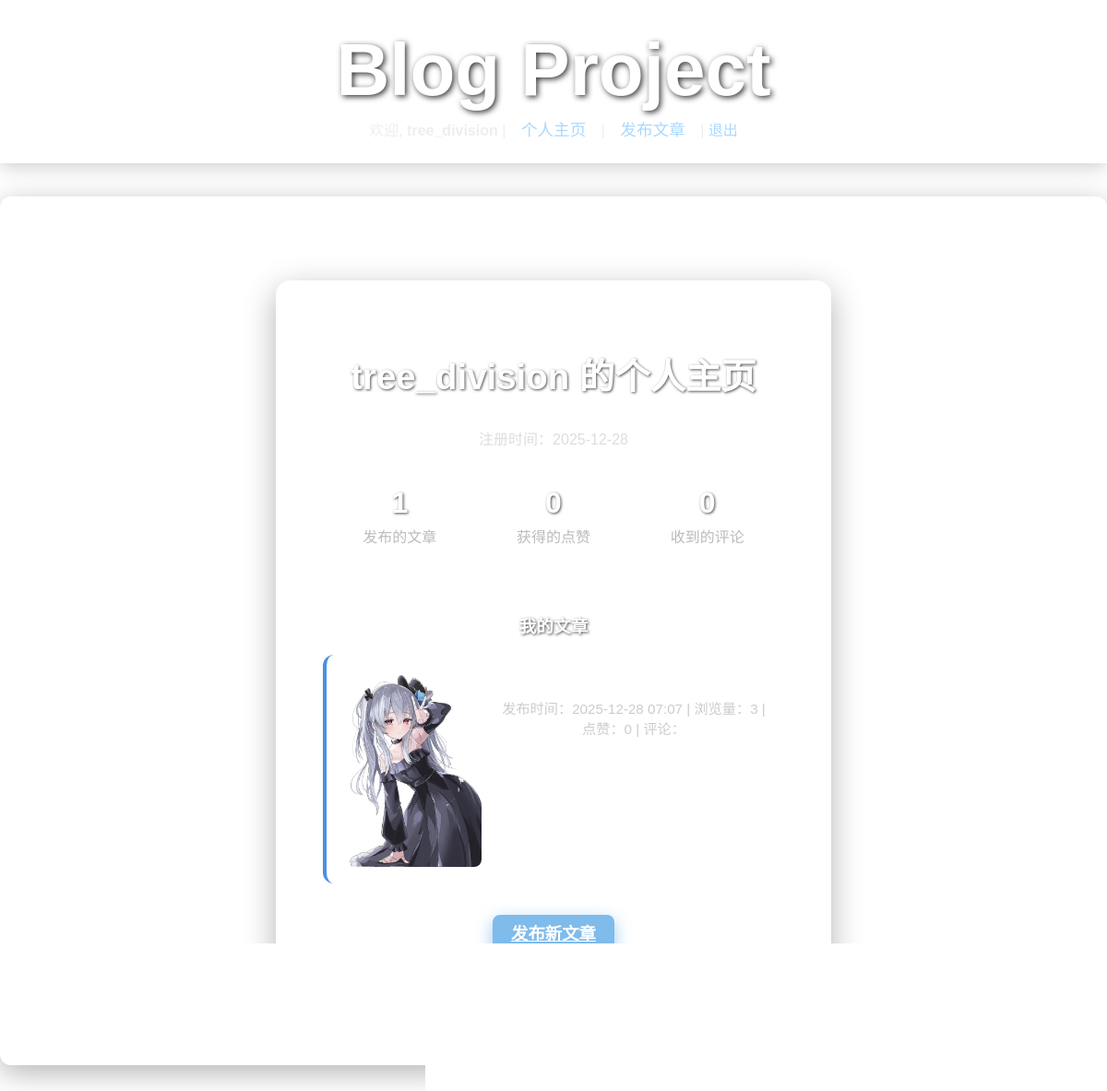
Page /profile/tree_division/ (signed in) on the earlier database version.
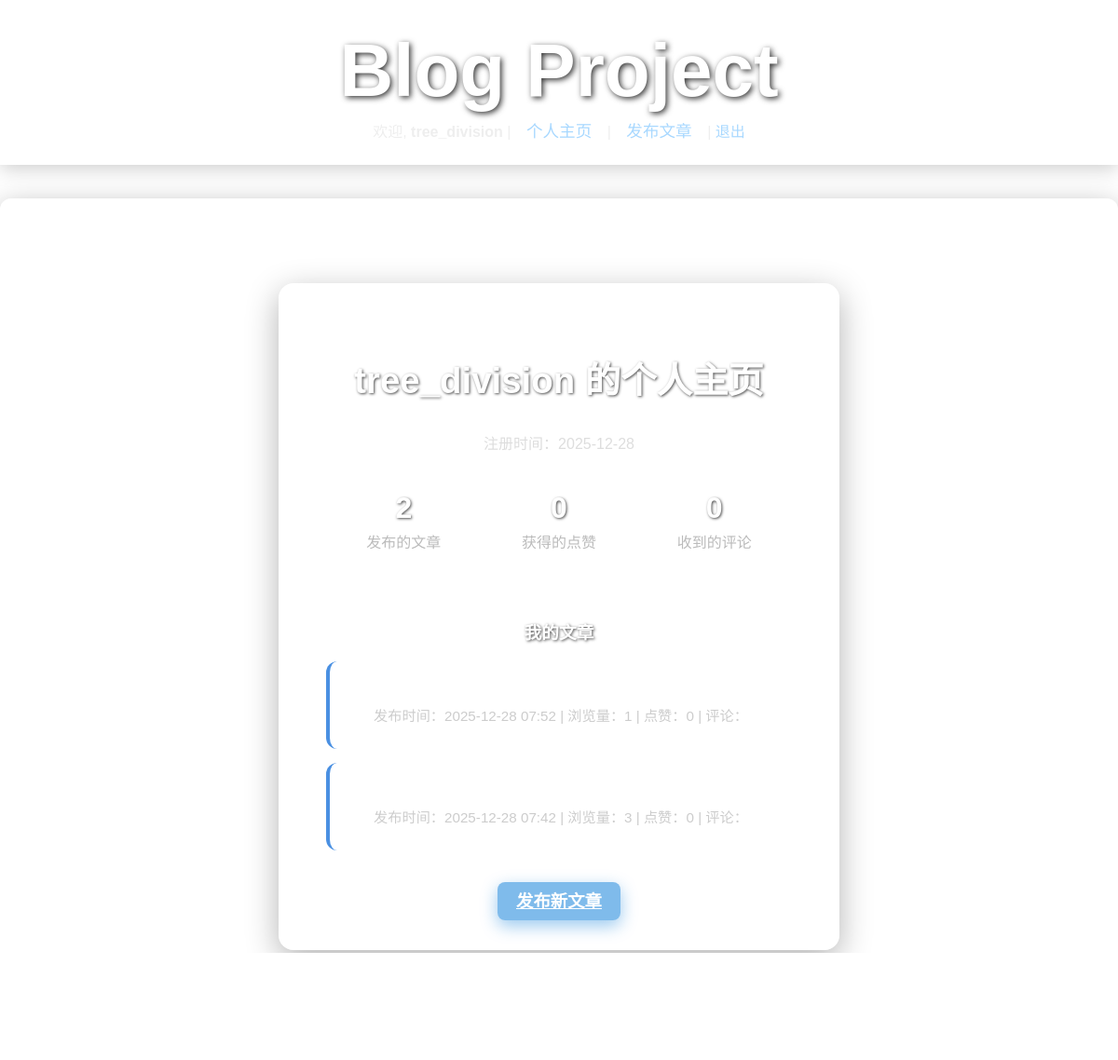
Same page on the later database version.
### blog/models.py (models this page shows, shortened)
class BlogPost(models.Model):
    title = models.CharField(max_length=200)
    text = models.TextField()
    date_added = models.DateTimeField(auto_now_add=True)
    owner = models.ForeignKey(User, on_delete=models.CASCADE)
    cover_image = models.ImageField(upload_to='covers/', blank=True, null=True)
    views = models.PositiveIntegerField(default=0)
    tags = models.CharField(max_length=200, blank=True)
    likes = models.ManyToManyField(User, related_name='blogpost_likes', blank=True)
    class Meta:
        ordering = ['-date_added']

### blog/views.py (the view)
# urls.py: path('profile/<str:username>/', views.profile, name='profile'),
@login_required
def profile(request, username):
    user = get_object_or_404(User, username=username)
    posts = user.blogpost_set.all()  # 这应该使用 owner 而不是 blogpost_set
    total_posts = posts.count()
    total_likes = sum(post.likes.count() for post in posts)
    total_comments = sum(post.post_comments.count() for post in posts)
    total_views = sum(post.views for post in posts)
    return render(request, 'blog/profile.html', {
        'profile_user': user,
        'posts': posts,
        'total_posts': total_posts,
        'total_likes': total_likes,
        'total_comments': total_comments,
        'total_views': total_views,  # 添加浏览量
    })

### templates/blog/profile.html (shortened to what this page needs)
{% extends "base.html" %}
{% load static %}
{% block content %}
<div class="page-card">
    <h2>{{ profile_user.username }} 的个人主页</h2>
    <div style="text-align: center; margin-bottom: 30px; color: #ddd;">
        <p>注册时间：{{ profile_user.date_joined|date:"Y-m-d" }}</p>
    </div>
    <div style="display: flex; justify-content: space-around; margin: 30px 0; flex-wrap: wrap;">
        <div style="text-align: center; min-width: 120px; margin: 10px;">
            <h3 style="margin: 0; font-size: 2em; color: #fff;">{{ total_posts }}</h3>
            <p style="margin: 5px 0 0; color: #bbb;">发布的文章</p>
        </div>
        <div style="text-align: center; min-width: 120px; margin: 10px;">
            <h3 style="margin: 0; font-size: 2em; color: #fff;">{{ total_likes }}</h3>
            <p style="margin: 5px 0 0; color: #bbb;">获得的点赞</p>
        </div>
        <div style="text-align: center; min-width: 120px; margin: 10px;">
            <h3 style="margin: 0; font-size: 2em; color: #fff;">{{ total_comments }}</h3>
            <p style="margin: 5px 0 0; color: #bbb;">收到的评论</p>
        </div>
    </div>
    <h3 style="border-top: 1px solid rgba(255,255,255,0.2); padding-top: 20px; margin-top: 40px;">
        我的文章
    </h3>
    {% if posts %}
        {% for post in posts %}
        <div style="background: rgba(255,255,255,0.08); margin: 15px 0; padding: 18px; border-radius: 12px; border-left: 4px solid #4a90e2;">
            {% if post.cover_image %}
                <img src="{{ post.cover_image.url }}" alt="{{ post.title }}" style="max-width: 150px; height: auto; float: left; margin-right: 20px; border-radius: 8px;">
            {% endif %}
            <h4 style="margin: 0 0 10px 0;">
                <a href="{% url 'blog:post_detail' post.pk %}" style="color: #fff; text-decoration: none;">
                </a>
            </h4>
            <p style="margin: 8px 0; color: #ccc; font-size: 0.95em;">
                发布时间：{{ post.date_added|date:"Y-m-d H:i" }} | 浏览量：{{ post.views }} | 点赞：{{ post.likes.count }} | 评论：{{ post.comments.count }}
            </p>
        </div>
        {% endfor %}
    {% else %}
        <p style="text-align: center; color: #aaa; font-style: italic; margin: 30px 0;">
            还没有发布任何文章～
        </p>
    {% endif %}
    {% if user == profile_user %}
        <div class="form-actions" style="text-align: center; margin-top: 40px;">
            <a href="{% url 'blog:post_new' %}" class="btn-primary">
                发布新文章
            </a>
        </div>
    {% endif %}
</div>
{% endblock %}

### templates/base.html (shortened to what this page needs)
{% load static %}
<!DOCTYPE html>
<html lang="zh-cn">
<head>
    <link rel="stylesheet" href="{% static 'css/style.css' %}">
</head>
<body>
    <header>
        <h1><a href="{% url 'blog:index' %}">Blog Project</a></h1>
        <div class="nav-links">
            {% if user.is_authenticated %}
                欢迎, <strong>{{ user.username }}</strong> |
                <a href="{% url 'blog:profile' user.username %}">个人主页</a> |
                <a href="{% url 'blog:post_new' %}">发布文章</a> |
                <form action="{% url 'logout' %}" method="post" style="display:inline;">
                    <button type="submit" style="background:none;border:none;color:#a8d8ff;cursor:pointer;font-size:1em;padding:0;">
                        退出
                    </button>
                </form>
            {% else %}
                <a href="{% url 'login' %}">登录</a> |
                <a href="{% url 'blog:register' %}">注册</a>
            {% endif %}
        </div>
    </header>
    <div id="main-content">
        {% block content %}
        {% endblock %}
    </div>
</body>
</html>

### static/css/style.css (style rules this page uses)
body { margin: 0; padding: 0; background: url('../images/background.jpg') no-repeat center center fixed; background-size: cover; font-family: Arial, Helvetica, sans-serif; min-height: 100vh; color: #eee; }
header { background: rgba(255, 255, 255, 0.15); padding: 2% 4%; text-align: center; backdrop-filter: blur(10px); border-bottom: 1px solid rgba(255, 255, 255, 0.2); box-shadow: 0 4px 20px rgba(0, 0, 0, 0.2); margin-bottom: 2%; }
header h1 { margin: 0; padding: 0.5% 0; }
header h1 a { color: #fff; text-decoration: none; font-size: 2.5em; text-shadow: 2px 2px 6px rgba(0,0,0,0.8); }
header a { color: #a8d8ff; text-decoration: none; margin: 0 12px; font-size: 1.1em; }
#main-content { background: rgba(255, 255, 255, 0.15); margin: 3% auto; padding: 3% 5%; max-width: 90%; border-radius: 12px; backdrop-filter: blur(10px); border: 1px solid rgba(255, 255, 255, 0.2); box-shadow: 0 8px 32px rgba(0, 0, 0, 0.3); color: #eee; }
#main-content h2, #main-content h3 { color: #fff; text-shadow: 1px 1px 3px rgba(0,0,0,0.7); }
#main-content a { color: #a8d8ff; }
#main-content a[href*="/post/new/"] { background: rgba(0, 120, 215, 0.5); padding: 10px 20px; border-radius: 8px; color: white !important; font-weight: bold; }
.page-card { background: rgba(255, 255, 255, 0.15); margin: 5% auto; padding: 40px 50px; max-width: 500px; border-radius: 16px; backdrop-filter: blur(12px); border: 1px solid rgba(255, 255, 255, 0.2); box-shadow: 0 10px 35px rgba(0, 0, 0, 0.3); text-align: center; color: #eee; }
.page-card h2 { margin-bottom: 30px; font-size: 2.4em; color: #fff; text-shadow: 1px 1px 5px rgba(0,0,0,0.7); }
.form-actions button, .page-card a[href*="/post/new/"] { padding: 12px 40px; font-size: 1.15em; background: rgba(0, 120, 215, 0.7); color: white; border: none; border-radius: 50px; cursor: pointer; transition: all 0.3s; font-weight: bold; box-shadow: 0 6px 18px rgba(0, 120, 215, 0.4); }

Differences in the rows shown:
removed BlogPost: cover_image (picture), date_added "2025-12-28 07:07", views "3", likes.count "0"
added BlogPost: date_added "2025-12-28 07:52", views "1", likes.count "0"
added BlogPost: date_added "2025-12-28 07:42", views "3", likes.count "0"
Other differences:
{{ total_posts }}: "1" → "2"
